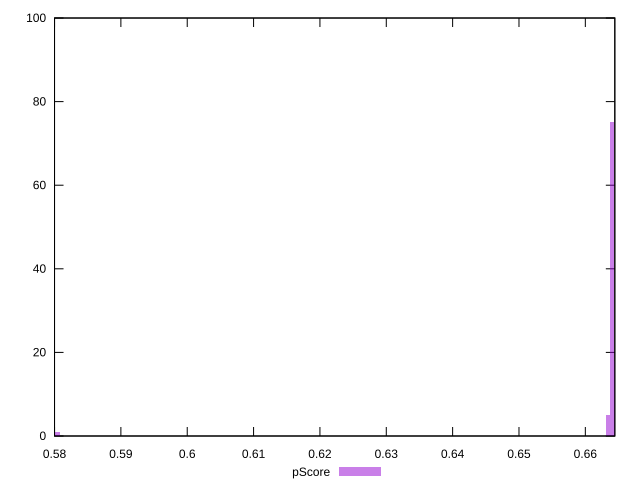

The script that saved this image:
reset

$pScore <<EOF
0.6639663530504989 75
0.6645338456599438 18
0.663398860441054 5
0.5805449394621028 1
0.579977446852658 1
EOF

set key outside below
set boxwidth 0.0005674926094448708
set xrange [0.58:0.6644444444444444]
set yrange [0:100]
set trange [0:100]
set style fill transparent solid 0.5 noborder
set terminal svg size 640, 490 enhanced background rgb 'white'
set output "report_00008_2021-01-22T20:58:29.167/uses-rel-preload/samples/pages+cached+noexternal/pScore/histogram.svg"

plot $pScore title "pScore" with boxes

reset
